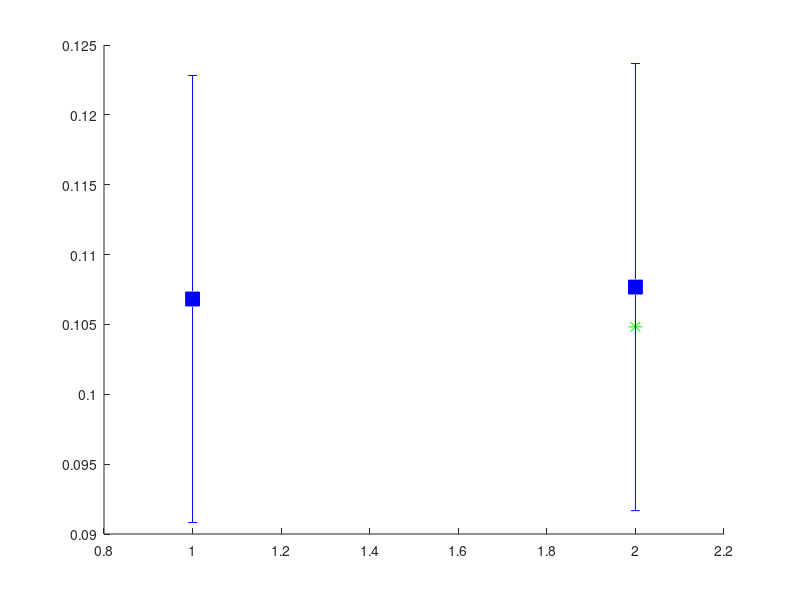

The MATLAB source for this figure: (Note: this script raises an error after producing the figure.)
clear all
clc
figure;
hold on;
N = {'c',0.10682,0.016,0.106808,0.016;
    '\rho_{m}',0.107674,0.016,0.104831,0.016
    };

numParams = size(N);
numParams = numParams(1);
names = {};

i = 1;
while i <= numParams
    names{i} = cell2mat(N(i,1));
    higherX(i) = i;
    higherY(i) = cell2mat(N(i,2));
    higherE(i) = cell2mat(N(i,3));
    lowerX(i) = i;
    lowerY(i) = cell2mat(N(i,4));
    lowerE(i) = cell2mat(N(i,5));   
    i = i + 1;
end

higherPlot = plot(higherX,higherY,'bs','MarkerSize',10,'MarkerFaceColor','b');
lowerPlot = plot(lowerX,lowerY,'g*','MarkerSize',10,'MarkerFaceColor','g');


errorbar(higherX,higherY,higherE,'bo', 'MarkerSize',0.001,'LineWidth',1.5)
errorbar(lowerX,lowerY,lowerE,'go', 'MarkerSize',0.001,'LineWidth',1.5)

title('Distance to existing conditions','Interpreter','latex','FontSize', 36)

legend([higherPlot,lowerPlot], {'10% higher','10% lower'},'Interpreter','latex','FontSize', 24)
set(gca,'FontName','latex','FontSize', 24,'LineWidth',2,'XMinorTick','on',...
    'YMinorTick','on', 'TickLength', [.025 .0125],'Box', 'on','XTick',(1:1:4),'xticklabel',names)
xlim([0 3])
xlabel('Parameter', 'Interpreter','latex','FontSize', 24)
ylabel('Geometric distance (m)','Interpreter','latex','FontSize', 24)

%plot real information
y = 0.10875;
A = line([0,6],[y,y],'Color','k','LineStyle','--');
r = rectangle('Position',[0 0.09275 6 0.032]);
r.FaceColor = [.5 .5 .5 0.1];    